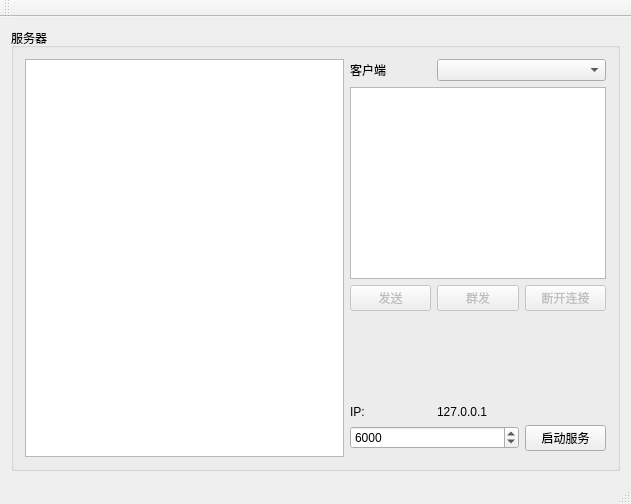
<?xml version="1.0" encoding="UTF-8"?>
<ui version="4.0">
 <class>TcpTestClass</class>
 <widget class="QMainWindow" name="TcpTestClass">
  <property name="geometry">
   <rect>
    <x>0</x>
    <y>0</y>
    <width>631</width>
    <height>504</height>
   </rect>
  </property>
  <property name="windowTitle">
   <string>TcpTest</string>
  </property>
  <widget class="QWidget" name="centralWidget">
   <layout class="QGridLayout" name="gridLayout">
    <item row="0" column="0">
     <widget class="QGroupBox" name="groupBox_2">
      <property name="title">
       <string>服务器</string>
      </property>
      <layout class="QGridLayout" name="gridLayout_2">
       <item row="5" column="1" colspan="2">
        <widget class="QSpinBox" name="spinBox_port">
         <property name="minimum">
          <number>5001</number>
         </property>
         <property name="maximum">
          <number>65535</number>
         </property>
         <property name="value">
          <number>6000</number>
         </property>
        </widget>
       </item>
       <item row="1" column="1" colspan="3">
        <widget class="QTextEdit" name="textEdit_to_client"/>
       </item>
       <item row="4" column="1">
        <widget class="QLabel" name="label">
         <property name="text">
          <string>IP:</string>
         </property>
        </widget>
       </item>
       <item row="5" column="3">
        <widget class="QPushButton" name="pushButton_start_server">
         <property name="text">
          <string>启动服务</string>
         </property>
        </widget>
       </item>
       <item row="3" column="1" colspan="3">
        <spacer name="verticalSpacer">
         <property name="orientation">
          <enum>Qt::Vertical</enum>
         </property>
         <property name="sizeHint" stdset="0">
          <size>
           <width>20</width>
           <height>40</height>
          </size>
         </property>
        </spacer>
       </item>
       <item row="0" column="0" rowspan="7">
        <widget class="QTextBrowser" name="textBrowser_server"/>
       </item>
       <item row="4" column="2" colspan="2">
        <widget class="QLabel" name="label_ip">
         <property name="text">
          <string>127.0.0.1</string>
         </property>
        </widget>
       </item>
       <item row="2" column="1">
        <widget class="QPushButton" name="pushButton_send_to_client">
         <property name="enabled">
          <bool>false</bool>
         </property>
         <property name="text">
          <string>发送</string>
         </property>
        </widget>
       </item>
       <item row="2" column="3">
        <widget class="QPushButton" name="pushButton_disconnected_client">
         <property name="enabled">
          <bool>false</bool>
         </property>
         <property name="text">
          <string>断开连接</string>
         </property>
        </widget>
       </item>
       <item row="0" column="2" colspan="2">
        <widget class="QComboBox" name="comboBox_client"/>
       </item>
       <item row="0" column="1">
        <widget class="QLabel" name="label_2">
         <property name="text">
          <string>客户端</string>
         </property>
        </widget>
       </item>
       <item row="2" column="2">
        <widget class="QPushButton" name="pushButton_send_to_all">
         <property name="enabled">
          <bool>false</bool>
         </property>
         <property name="text">
          <string>群发</string>
         </property>
        </widget>
       </item>
      </layout>
     </widget>
    </item>
   </layout>
  </widget>
  <widget class="QMenuBar" name="menuBar">
   <property name="geometry">
    <rect>
     <x>0</x>
     <y>0</y>
     <width>631</width>
     <height>23</height>
    </rect>
   </property>
  </widget>
  <widget class="QToolBar" name="mainToolBar">
   <attribute name="toolBarArea">
    <enum>TopToolBarArea</enum>
   </attribute>
   <attribute name="toolBarBreak">
    <bool>false</bool>
   </attribute>
  </widget>
  <widget class="QStatusBar" name="statusBar"/>
 </widget>
 <layoutdefault spacing="6" margin="11"/>
 <resources>
  <include location="tcp_test.qrc"/>
 </resources>
 <connections/>
</ui>
